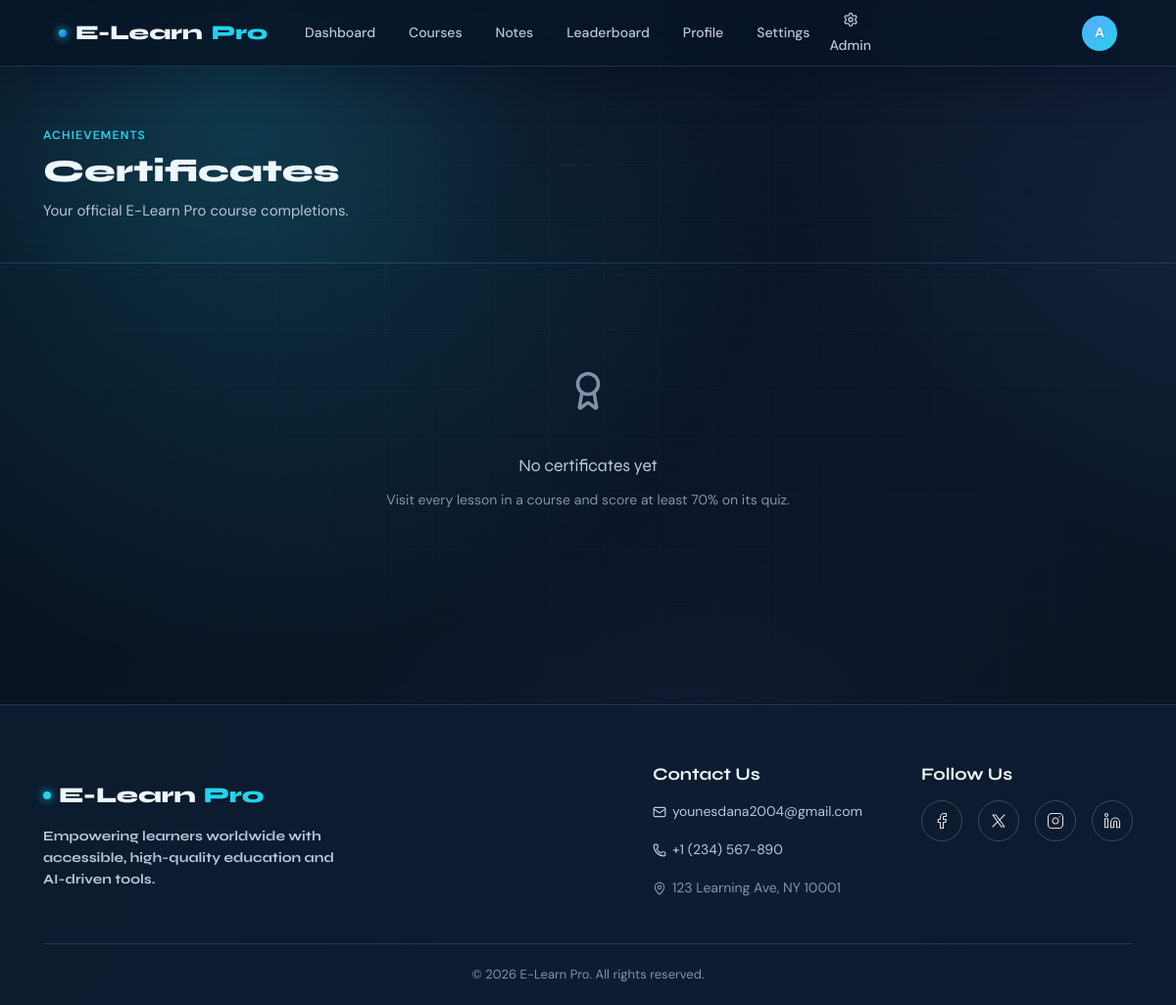
/certificates (signed in), run on an earlier commit of the app's database.
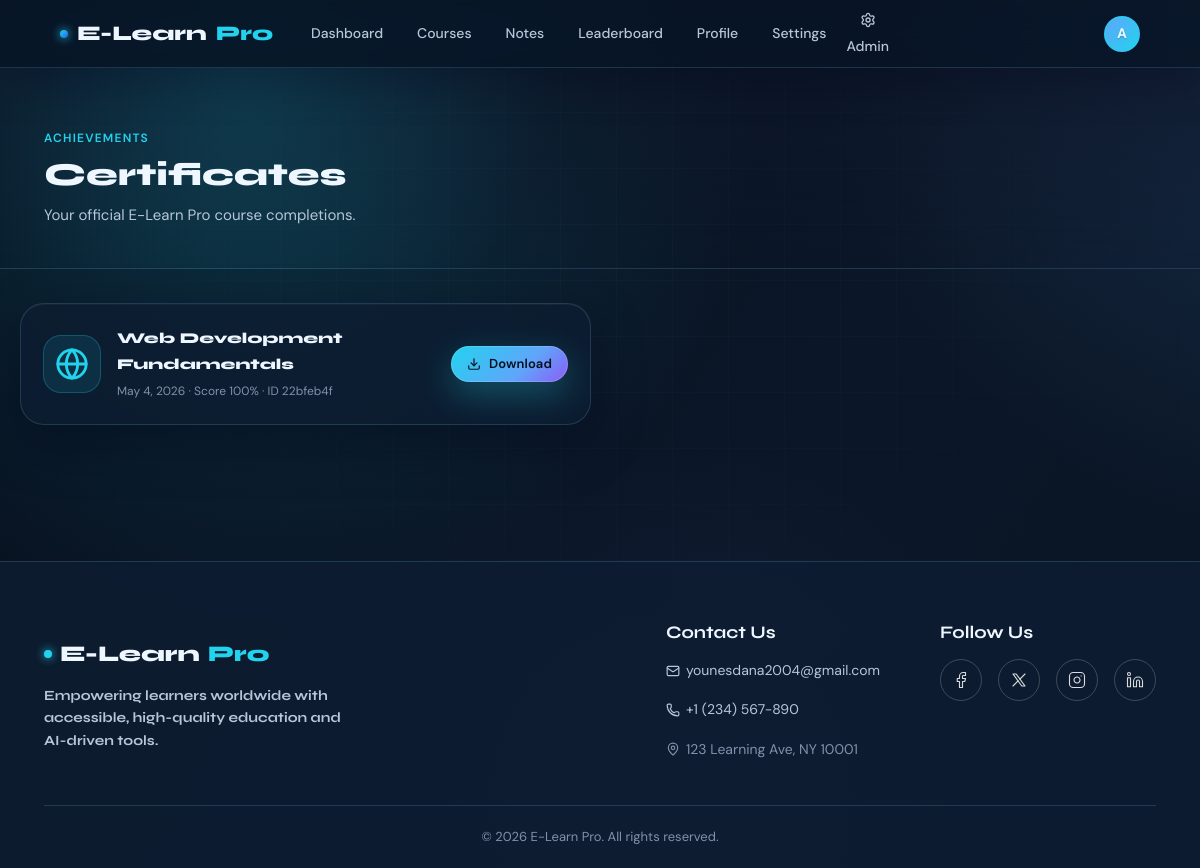
And on a later commit of the database.
### tables this page shows
CREATE TABLE exam_completions (
            id INTEGER PRIMARY KEY AUTOINCREMENT,
            user_id INTEGER,
            course_id TEXT,
            percentage REAL,
            certificate_id TEXT UNIQUE,
            created_at TEXT,
            UNIQUE(user_id, course_id)
        );

CREATE TABLE courses (
            id TEXT PRIMARY KEY,
            title TEXT NOT NULL,
            description TEXT,
            emoji TEXT DEFAULT 'book',
            color TEXT DEFAULT '#1a2a4a',
            level TEXT DEFAULT 'beginner',
            hours INTEGER DEFAULT 0,
            category TEXT DEFAULT 'general',
            created_by INTEGER,
            created_at TEXT
        );

### app.py (the view)
@app.route("/certificates")
@login_required
def certificates():
    db = get_db()
    ensure_certificates_for_user(session["user_id"])
    rows = db.execute(
        """
        SELECT ec.course_id, ec.percentage AS quiz_score, ec.certificate_id,
               ec.created_at AS completed_at, c.title AS course_title, c.emoji AS course_emoji
        FROM exam_completions ec
        JOIN courses c ON c.id = ec.course_id
        WHERE ec.user_id=?
        UNION ALL
        SELECT cp.course_id, cp.quiz_score AS quiz_score, cp.certificate_id,
               cp.completed_at AS completed_at, c.title AS course_title, c.emoji AS course_emoji
        FROM completions cp
        JOIN courses c ON c.id = cp.course_id
        WHERE cp.user_id=?
          AND NOT EXISTS (
            SELECT 1 FROM exam_completions ec
            WHERE ec.user_id=cp.user_id AND ec.course_id=cp.course_id
          )
        ORDER BY completed_at DESC
        """,
        (session["user_id"], session["user_id"]),
    ).fetchall()
    return render_template("certificates.html", user=current_user(), certificates=rows)

### app.py (called while the page is built)
def get_db():
    if "db" not in g:
        g.db = sqlite3.connect(DATABASE, detect_types=sqlite3.PARSE_DECLTYPES)
        g.db.row_factory = sqlite3.Row
    return g.db

def login_required(f):
    @wraps(f)
    def decorated(*args, **kwargs):
        if "user_id" not in session:
            flash("Please sign in to continue.", "info")
            return redirect(url_for("login"))
        return f(*args, **kwargs)
    return decorated

def current_user():
    return {
        "id":    session.get("user_id"),
        "name":  session.get("name"),
        "email": session.get("email"),
        "role":  session.get("role"),
    }

def format_date(value, fallback=""):
    if not value:
        return fallback
    try:
        return datetime.fromisoformat(value).strftime("%B %-d, %Y")
    except ValueError:
        try:
            return datetime.fromisoformat(value).strftime("%B %#d, %Y")
        except ValueError:
            return fallback or value

### templates/certificates.html (shortened to what this page needs)
{% extends "base.html" %}
{% block content %}
<div class="page-hero">
  <div class="container">
    <div class="section-label">Achievements</div>
    <h1 class="page-hero-title">Certificates</h1>
    <p class="page-hero-subtitle">Your official E-Learn Pro course completions.</p>
  </div>
</div>
<div class="container certificate-page">
  <div class="certificate-grid">
    {% for cert in certificates %}
    <div class="certificate-card glass-panel">
      <div class="certificate-icon"><i data-lucide="{{ cert.course_emoji }}" style="width:34px;height:34px;"></i></div>
      <div>
        <div class="certificate-title">{{ cert.course_title }}</div>
        <div class="certificate-meta">{{ cert.completed_at|pretty_date }} · Score {{ "%.0f"|format(cert.quiz_score) }}% · ID {{ cert.certificate_id[:8] }}</div>
      </div>
      <a href="{{ url_for('certificate', course_id=cert.course_id) }}" class="btn btn-primary btn-sm"><i data-lucide="download" style="width:14px;height:14px;"></i> Download</a>
    </div>
    {% else %}
    <div class="empty-state" style="grid-column:1/-1;">
      <div class="empty-state-icon"><i data-lucide="award" style="width:42px;height:42px;"></i></div>
      <div class="empty-state-title">No certificates yet</div>
      <div class="empty-state-text">Visit every lesson in a course and score at least 70% on its quiz.</div>
    </div>
    {% endfor %}
  </div>
</div>
{% endblock %}

What changed in the data, as far as the page shows it:
added exam_completions: course_title "Web Development Fundamentals", completed_at|pretty_date "May 4, 2026", quiz_score "100", certificate_id "22bfeb4f"
Also different on the page:
text no longer shown: "No certificates yet Visit every lesson in a course and score at least 70% on its quiz."
